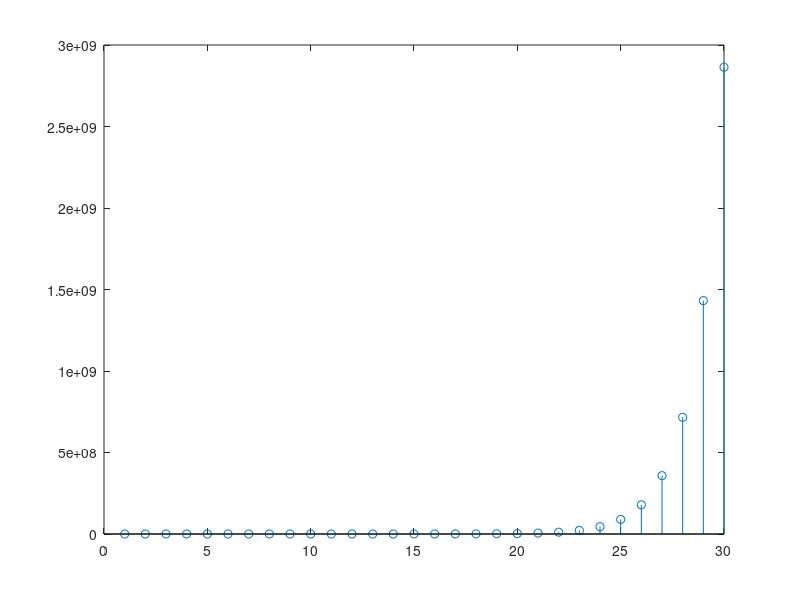

The MATLAB script that drew this image:
% Se define el array con los pulsos
x=[1 zeros(1,29)];

 % Se definen los coeficientes de las ecuaciones en diferencias
a=[1 -2.5 1];
b=[4 0 0];

y = filter(b, a, x)

% Pintamos la grafica discreta y continua
stem(y);
